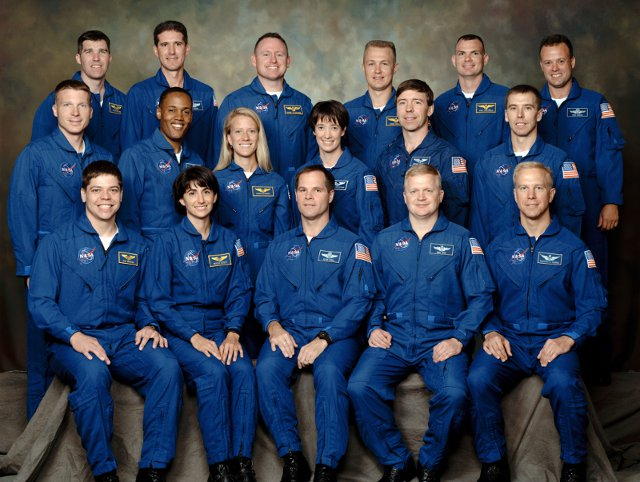
#> input picture test1.jpg, 640 x 482 px
$ python fd.py
#> lines starting #> are read from the running program, lines starting #| are printed output that depends on the picture; after the words box and inside, x2 and y2 are one past the last pixel; in counts of white or black regions, pixels touching at a corner belong together
import cv2
import numpy as np

# face_cascade = cv2.CascadeClassifier('haarcascade_frontalface_default.xml')
# face_cascade = cv2.CascadeClassifier('haarcascade_frontalface_alt.xml')
face_cascade = cv2.CascadeClassifier('haarcascade_frontalface_alt2.xml')

def read():
	img = cv2.imread('test1.jpg')
#> img is the input picture: shape (482, 640, 3); mean B, G, R 83.9, 64.2, 52
	img_gray = cv2.imread('test1.jpg',0)
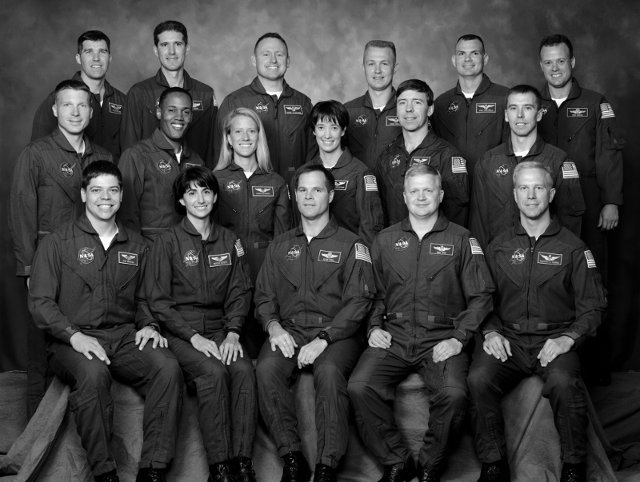
#> img_gray: shape (482, 640); min 0, max 255, mean 62.7
	return img,img_gray

def detect(img,img_gray):
	faces = face_cascade.detectMultiScale(img_gray, 1.3, 5)
#> faces = 15 rows, first 6: [450, 40, 36, 36], [290, 175, 39, 39], [152, 29, 40, 40], [77, 38, 37, 37], [537, 48, 37, 37], [391, 87, 39, 39]
	img2 = img.copy()
	for (x,y,w,h) in faces:
		cv2.rectangle(img2,(x,y),(x+w,y+h),(255,0,0),2)
#> this loop made 15 passes
#> (x, y, w, h) on passes 1 to 12: (450, 40, 36, 36), (290, 175, 39, 39), (152, 29, 40, 40), (77, 38, 37, 37), (537, 48, 37, 37), (391, 87, 39, 39), (55, 89, 41, 41), (160, 96, 37, 37), (499, 92, 42, 42), (225, 115, 41, 41), (82, 172, 46, 46), (183, 179, 36, 36)
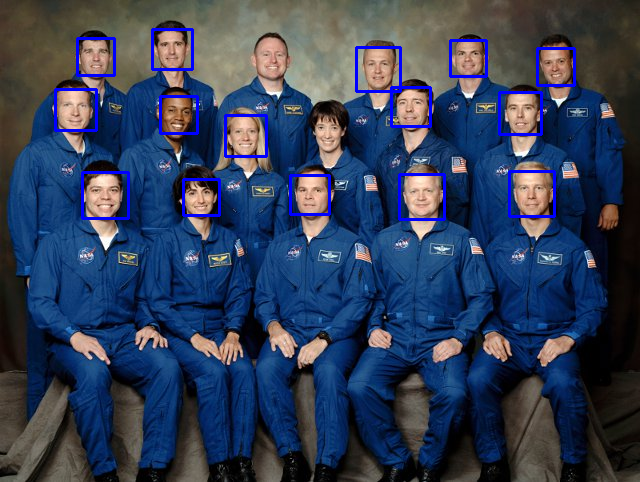
#> img2: shape (482, 640, 3); 2.33% of pixels changed, all inside (x1, y1, x2, y2) = (54, 28, 576, 221)

	return img2

def display(img):
	cv2.imshow('img',img)
	cv2.waitKey(0)
	cv2.destroyAllWindows()

def main():
	img,img_gray = read()
	face = detect(img,img_gray)
	out = np.hstack([img,face])
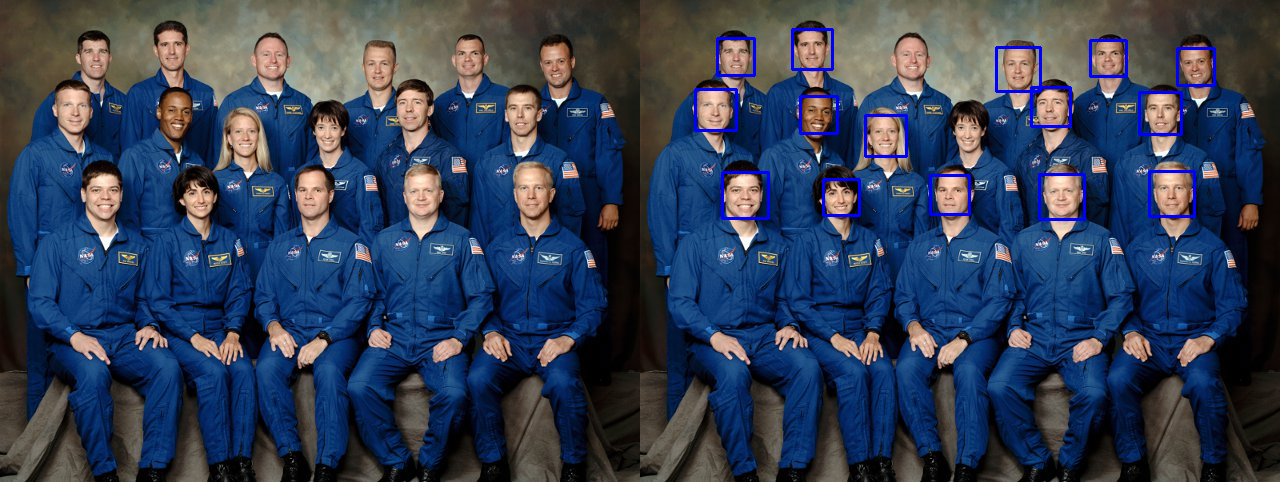
#> out: shape (482, 1280, 3); mean B, G, R 85.9, 63.3, 51
	display(out)

main()
